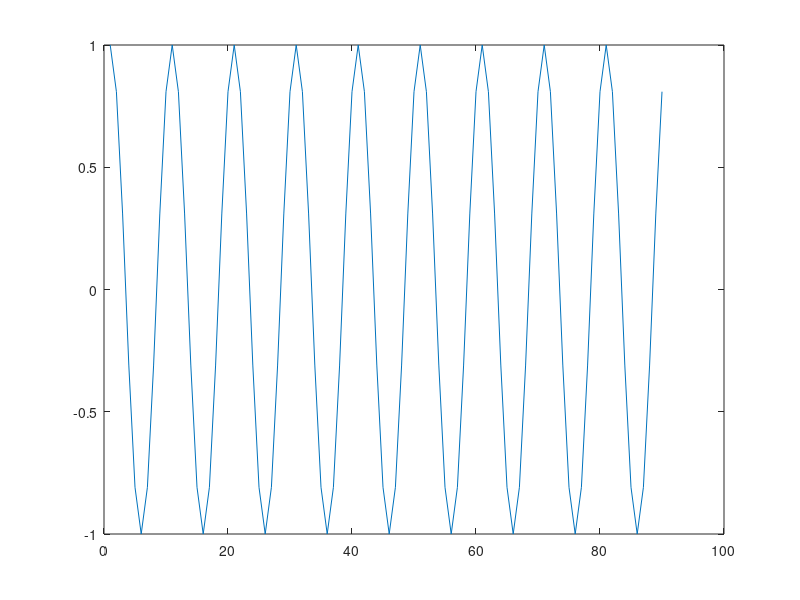
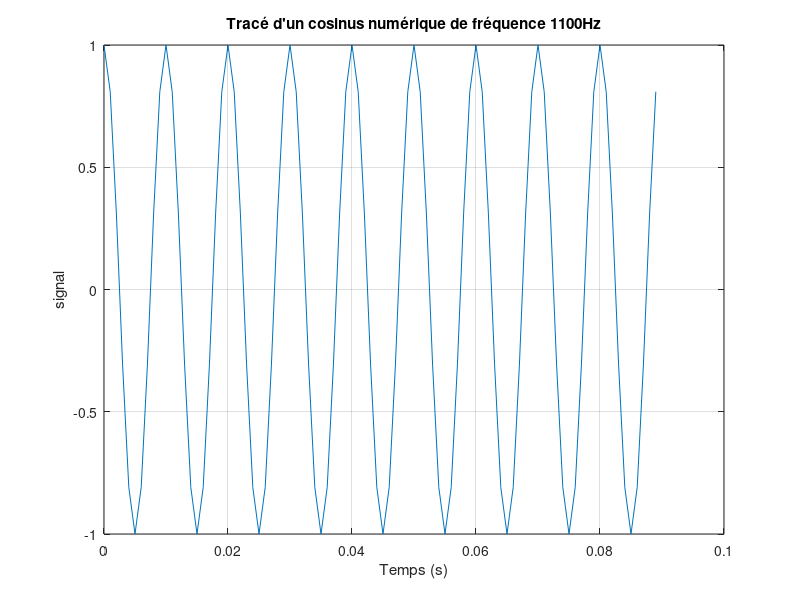

The MATLAB source for these figures, in order:
%%%%%%%%%%%%%%%%%%%%%%%%%%%%%%%%%%%%%%%%%%%%%%%%%%%%%%%%%%%%%%%%%%%%%%%%%%
%               TP1 de Traitement Numérique du Signal
%                   SCIENCES DU NUMERIQUE 1A
%                       Fevrier 2024 
%                        Léa HOUOT
%%%%%%%%%%%%%%%%%%%%%%%%%%%%%%%%%%%%%%%%%%%%%%%%%%%%%%%%%%%%%%%%%%%%%%%%%%

clear all
close all

%%%%%%%%%%%%%%%%%%%%%%%%%%%%%%%%%%%%%%%%%%%%%%%%%%%%%%%%%%%%%%%%%%%%%%%%%%
%PARAMETRES GENERAUX
%%%%%%%%%%%%%%%%%%%%%%%%%%%%%%%%%%%%%%%%%%%%%%%%%%%%%%%%%%%%%%%%%%%%%%%%%%
A=1;                %amplitude du cosinus
f0=1100;            %fréquence du cosinus en Hz
T0=1/f0;            %période du cosinus en secondes
N=90;               %nombre d'échantillons souhaités pour le cosinus
Fe=1000;           %fréquence d'échantillonnage en Hz
Te=1/Fe;            %période d'échantillonnage en secondes
SNR="à completer";  %SNR souhaité en dB pour le cosinus bruité


%%%%%%%%%%%%%%%%%%%%%%%%%%%%%%%%%%%%%%%%%%%%%%%%%%%%%%%%%%%%%%%%%%%%%%%%%%
%GENERATION DU COSINUS NUMERIQUE
%%%%%%%%%%%%%%%%%%%%%%%%%%%%%%%%%%%%%%%%%%%%%%%%%%%%%%%%%%%%%%%%%%%%%%%%%%
%Définition de l'échelle temporelle
temps=0:Te:(N-1)*Te;
%Génération de N échantillons de cosinus à la fréquence f0
x=A*cos(2*pi*f0*temps);

%%%%%%%%%%%%%%%%%%%%%%%%%%%%%%%%%%%%%%%%%%%%%%%%%%%%%%%%%%%%%%%%%%%%%%%%%%
%TRACE DU COSINUS NUMERIQUE
%%%%%%%%%%%%%%%%%%%%%%%%%%%%%%%%%%%%%%%%%%%%%%%%%%%%%%%%%%%%%%%%%%%%%%%%%%
%Sans se préoccuper de l'échelle temporelle
figure
plot(x)

%Tracé avec une échelle temporelle en secondes
%des labels sur les axes et un titre (utilisation de xlabel, ylabel et
%title)
figure
plot(temps, x);
grid
xlabel('Temps (s)')
ylabel('signal')
title(['Tracé d''un cosinus numérique de fréquence ' num2str(f0) 'Hz']);